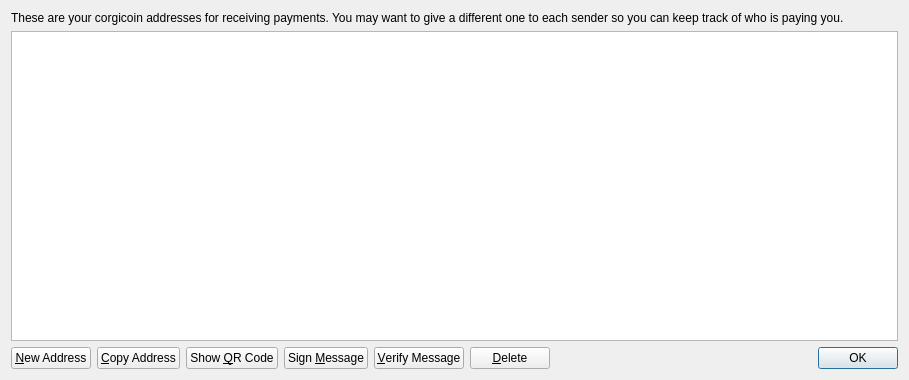
<?xml version="1.0" encoding="UTF-8"?>
<ui version="4.0">
 <class>AddressBookPage</class>
 <widget class="QWidget" name="AddressBookPage">
  <property name="geometry">
   <rect>
    <x>0</x>
    <y>0</y>
    <width>909</width>
    <height>380</height>
   </rect>
  </property>
  <property name="windowTitle">
   <string>Address Book</string>
  </property>
  <layout class="QVBoxLayout" name="verticalLayout">
   <item>
    <widget class="QLabel" name="labelExplanation">
     <property name="text">
      <string>These are your corgicoin addresses for receiving payments. You may want to give a different one to each sender so you can keep track of who is paying you.</string>
     </property>
     <property name="textFormat">
      <enum>Qt::PlainText</enum>
     </property>
     <property name="wordWrap">
      <bool>true</bool>
     </property>
    </widget>
   </item>
   <item>
    <widget class="QTableView" name="tableView">
     <property name="contextMenuPolicy">
      <enum>Qt::CustomContextMenu</enum>
     </property>
     <property name="toolTip">
      <string>Double-click to edit address or label</string>
     </property>
     <property name="tabKeyNavigation">
      <bool>false</bool>
     </property>
     <property name="alternatingRowColors">
      <bool>true</bool>
     </property>
     <property name="selectionMode">
      <enum>QAbstractItemView::SingleSelection</enum>
     </property>
     <property name="selectionBehavior">
      <enum>QAbstractItemView::SelectRows</enum>
     </property>
     <property name="sortingEnabled">
      <bool>true</bool>
     </property>
     <attribute name="verticalHeaderVisible">
      <bool>false</bool>
     </attribute>
    </widget>
   </item>
   <item>
    <layout class="QHBoxLayout" name="horizontalLayout">
     <item>
      <widget class="QPushButton" name="newAddressButton">
       <property name="toolTip">
        <string>Create a new address</string>
       </property>
       <property name="text">
        <string>&amp;New Address</string>
       </property>
       <property name="icon">
        <iconset resource="../bitcoin.qrc">
         <normaloff>:/icons/add</normaloff>:/icons/add</iconset>
       </property>
      </widget>
     </item>
     <item>
      <widget class="QPushButton" name="copyToClipboard">
       <property name="toolTip">
        <string>Copy the currently selected address to the system clipboard</string>
       </property>
       <property name="text">
        <string>&amp;Copy Address</string>
       </property>
       <property name="icon">
        <iconset resource="../bitcoin.qrc">
         <normaloff>:/icons/editcopy</normaloff>:/icons/editcopy</iconset>
       </property>
      </widget>
     </item>
     <item>
      <widget class="QPushButton" name="showQRCode">
       <property name="text">
        <string>Show &amp;QR Code</string>
       </property>
       <property name="icon">
        <iconset resource="../bitcoin.qrc">
         <normaloff>:/icons/qrcode</normaloff>:/icons/qrcode</iconset>
       </property>
      </widget>
     </item>
     <item>
      <widget class="QPushButton" name="signMessage">
       <property name="toolTip">
        <string>Sign a message to prove you own a corgicoin address</string>
       </property>
       <property name="text">
        <string>Sign &amp;Message</string>
       </property>
       <property name="icon">
        <iconset resource="../bitcoin.qrc">
         <normaloff>:/icons/edit</normaloff>:/icons/edit</iconset>
       </property>
      </widget>
     </item>
     <item>
      <widget class="QPushButton" name="verifyMessage">
       <property name="toolTip">
        <string>Verify a message to ensure it was signed with a specified corgicoin address</string>
       </property>
       <property name="text">
        <string>&amp;Verify Message</string>
       </property>
       <property name="icon">
        <iconset resource="../bitcoin.qrc">
         <normaloff>:/icons/transaction_0</normaloff>:/icons/transaction_0</iconset>
       </property>
      </widget>
     </item>
     <item>
      <widget class="QPushButton" name="deleteButton">
       <property name="toolTip">
        <string>Delete the currently selected address from the list</string>
       </property>
       <property name="text">
        <string>&amp;Delete</string>
       </property>
       <property name="icon">
        <iconset resource="../bitcoin.qrc">
         <normaloff>:/icons/remove</normaloff>:/icons/remove</iconset>
       </property>
      </widget>
     </item>
     <item>
      <spacer name="horizontalSpacer">
       <property name="orientation">
        <enum>Qt::Horizontal</enum>
       </property>
       <property name="sizeHint" stdset="0">
        <size>
         <width>40</width>
         <height>20</height>
        </size>
       </property>
      </spacer>
     </item>
     <item>
      <widget class="QDialogButtonBox" name="buttonBox">
       <property name="sizePolicy">
        <sizepolicy hsizetype="Maximum" vsizetype="Fixed">
         <horstretch>0</horstretch>
         <verstretch>0</verstretch>
        </sizepolicy>
       </property>
       <property name="standardButtons">
        <set>QDialogButtonBox::Ok</set>
       </property>
      </widget>
     </item>
    </layout>
   </item>
  </layout>
 </widget>
 <resources>
  <include location="../bitcoin.qrc"/>
 </resources>
 <connections/>
</ui>
